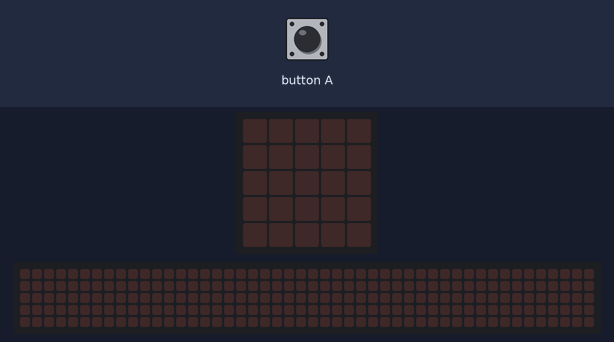
This program was run on a simulated BBC micro:bit running MicroPython. Shown: the board's 5×5 LED display, a strip that is not on the board, showing the scrolling text unrolled. The inputs (shaded band) are chosen by the test bench. The 48×5 strip is a reading aid, not a part: it shows the text the display is scrolling, unrolled, one strip-width of it at a time.

Above: at 1.2 s.
1.3 s: button A pressed for 0.15 s
At 1.37 s:
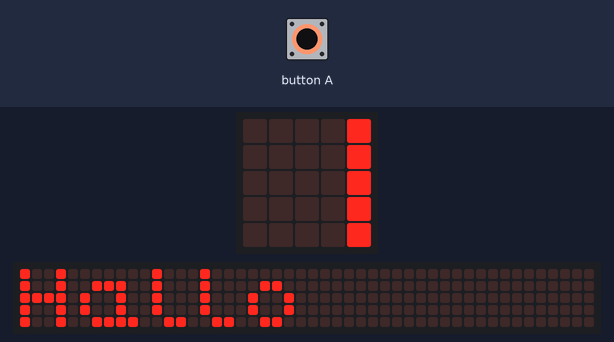
4.3 s: button A pressed for 3.2 s
At 5.72 s:
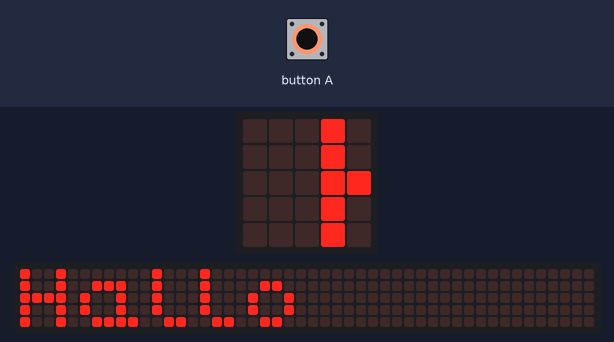
10.5 s: button A pressed for 1 s
At 10.87 s:
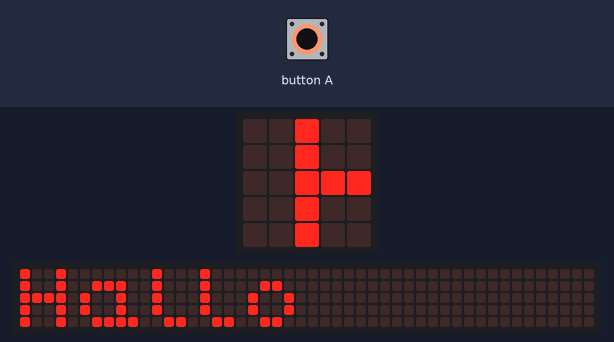

Measured:
- after the input at 1.3 s, the display: changes at once (image 1)
- after the input at 10.5 s, the display: first changes at once (image 3 shows a later state)

The program:

Les-1.py
```python
# Welkom bij het eerste programma. Bij dit programma leer je een tekst
# te scrollen.

# Eerst importeren we de microbit bibliotheek. Op die manier kunnen we
# stukjes code van andere mensen gebruiken.

from microbit import *

# Nu maken we een ALS (oftewel IF in het Engels) statement
# Dit if-statement doet iets als we knop (button) a indrukken:
# while True geeft aan dat het if-statement gaat werken als wat er onder
# staat "waar" is. Dus als het waar is dat de knop is ingedrukt
# display.scroll is het commando om tekst over het display te laten
# lopen. De tekst die je wilt scrollen staat er achter tussen " "

while True:
    if button_a.is_pressed():
        display.scroll("Hallo")
        
```
